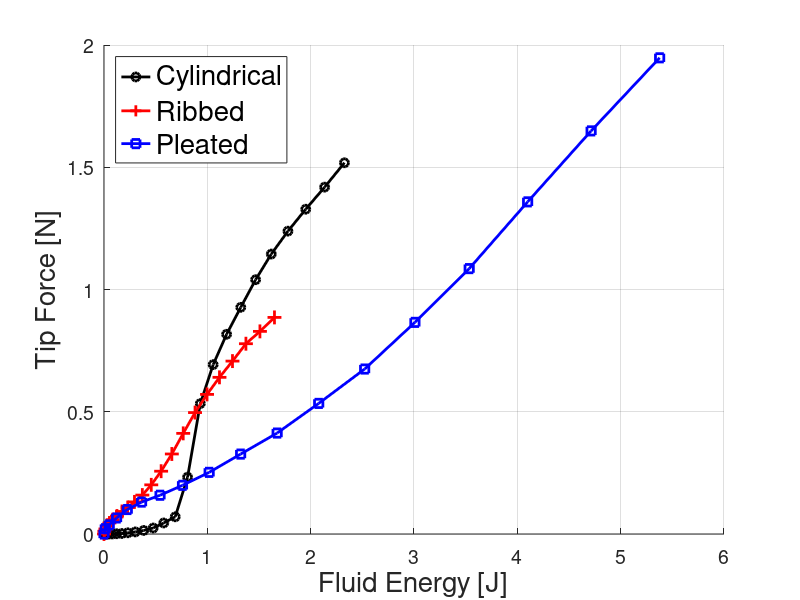

This chart was generated by the following MATLAB code:
function plotFP()
% cyl = cylindrical
% rib = ribbed
% ple = pleated

KILOPASCAL_PER_VOLT = (15.0/4.0)*6.89475729; % [kPa/V] for the pressure transducer
CENTIMETERS_PER_BIT = 10.16/4096; % [cm/'number'] for the jrk positional feedback
PISTON_DIAMETER = 6.35; % [cm] 
PISTON_AREA = pi*(PISTON_DIAMETER/2)^2; % [cm^2] 
FORCE_PER_VOLT = 0.6642; %[N/V]

cyl_voltage_pressure = [0.545, 0.600, 0.670, 0.730, 0.80, 0.90, 1.00, 1.07, 1.19, 1.30, 1.40, 1.50, 1.60, 1.68, 1.76, 1.76, 1.78, 1.87, 1.92, 2.00, 2.08, 2.18, 2.30, 2.39, 2.48];
cyl_pressure = (cyl_voltage_pressure - cyl_voltage_pressure(1))*KILOPASCAL_PER_VOLT; % [kPa]
cyl_volume = (0:50:1200)*CENTIMETERS_PER_BIT*PISTON_AREA; % [cm^3] or [mL]
cyl_voltage_force = [0.0299, 0.0299, 0.0299, 0.0299, 0.0299, 0.0296, 0.0283, 0.0268, 0.0224, 0.017, 0.008, -0.007, -0.038, -0.076, -0.320, -0.773, -1.013, -1.200, -1.366, -1.536, -1.694, -1.835, -1.970, -2.106, -2.256 ];
cyl_force = abs(cyl_voltage_force-cyl_voltage_force(1))*FORCE_PER_VOLT;
cyl_energy = calculateEnergy(cyl_volume, cyl_pressure);

% the curvature plot
p1 = figure(4);
a1 = axes('Parent',p1,'FontSize',14);
grid(a1,'on');
hold(a1,'all');
ylabel('Tip Force [N]', 'FontSize',20) % label left y-axis
xlabel('Fluid Energy [J]', 'FontSize',20) % label x-axis
h1 = plot(cyl_energy, cyl_force);
set(h1, 'Color', 'k');
set(h1, 'LineStyle', '-');
set(h1, 'LineWidth', 2.0);
set(h1, 'Marker', 'o');


%%%%%%%%%%%%%%%%%%%%%%%%%%%%%%%%%%%%%%%%%%%%%%%%%%%%%%%%%%%%%%%%%%%%%%%%%%%

rib_voltage_pressure = [0.545, 0.615, 0.680, 0.725, 0.807, 0.90, 1.01, 1.04, 1.14, 1.24, 1.35, 1.44, 1.53, 1.60, 1.66, 1.68, 1.70, 1.76, 1.81, 1.84, 1.92, 1.94];
rib_pressure = (rib_voltage_pressure - rib_voltage_pressure(1))*KILOPASCAL_PER_VOLT; % [kPa]
rib_volume = (0:50:1050)*CENTIMETERS_PER_BIT*PISTON_AREA; % [cm^3] or [mL]
rib_voltage_force = [-0.1073, -0.1242, -0.1385, -0.157, -0.175, -0.1955, -0.218, -0.246, -0.2703, -0.305, -0.347, -0.410, -0.494, -0.600, -0.727, -0.855, -0.967, -1.072, -1.172, -1.279, -1.355, -1.441 ];
rib_force = abs(rib_voltage_force-rib_voltage_force(1))*FORCE_PER_VOLT;
rib_energy = calculateEnergy(rib_volume, rib_pressure);

figure(4);
h1 = plot(rib_energy, rib_force);
set(h1, 'Color', 'r');
set(h1, 'LineStyle', '-');
set(h1, 'LineWidth', 2.0);
set(h1, 'Marker', '+');
set(h1, 'MarkerSize', 10);

%%%%%%%%%%%%%%%%%%%%%%%%%%%%%%%%%%%%%%%%%%%%%%%%%%%%%%%%%%%%%%%%%%%%%%%%%%%

ple_voltage_pressure = [0.540, 0.660, 0.800, 0.980, 1.12, 1.32, 1.52, 1.70, 1.92, 2.16, 2.40, 2.64, 2.82, 3.05, 3.20, 3.45, 3.68, 3.93];
ple_pressure = (ple_voltage_pressure - ple_voltage_pressure(1))*KILOPASCAL_PER_VOLT; % [kPa]
ple_volume = (0:100:1700)*CENTIMETERS_PER_BIT*PISTON_AREA; % [cm^3] or [mL]
ple_voltage_force =[ 0.04521, 0.01235, -0.01099, -0.05355, -0.1055, -0.1513, -0.1935, -0.2545, -0.3344, -0.4469, -0.5764, -0.7590, -0.9706, -1.258, -1.589, -2.00, -2.437, -2.887 ];
ple_force = abs(ple_voltage_force-ple_voltage_force(1))*FORCE_PER_VOLT;
ple_energy = calculateEnergy(ple_volume, ple_pressure);

figure(4);
h1 = plot(ple_energy, ple_force);
set(h1, 'Color', 'b');
set(h1, 'LineStyle', '-');
set(h1, 'LineWidth', 2.0);
set(h1, 'Marker', 's');
legend({'Cylindrical', 'Ribbed', 'Pleated'}, 'Location','northwest', 'FontSize',20)

end


function energy = calculateEnergy(volume, pressure)
volume = volume*1.0e-6; % [m^3]
pressure = pressure*1000;
max_index = length(volume);
energy = zeros(1,max_index);

for i=1:length(volume)
    if(i==1)
        energy = 0;
    else
        delta_volume = volume(i)-volume(i-1);
        delta_pressure = pressure(i)-pressure(i-1);
        energy(i) = energy(i-1) + delta_volume*pressure(i-1) + 0.5*delta_pressure*delta_volume;
    end
end
end

